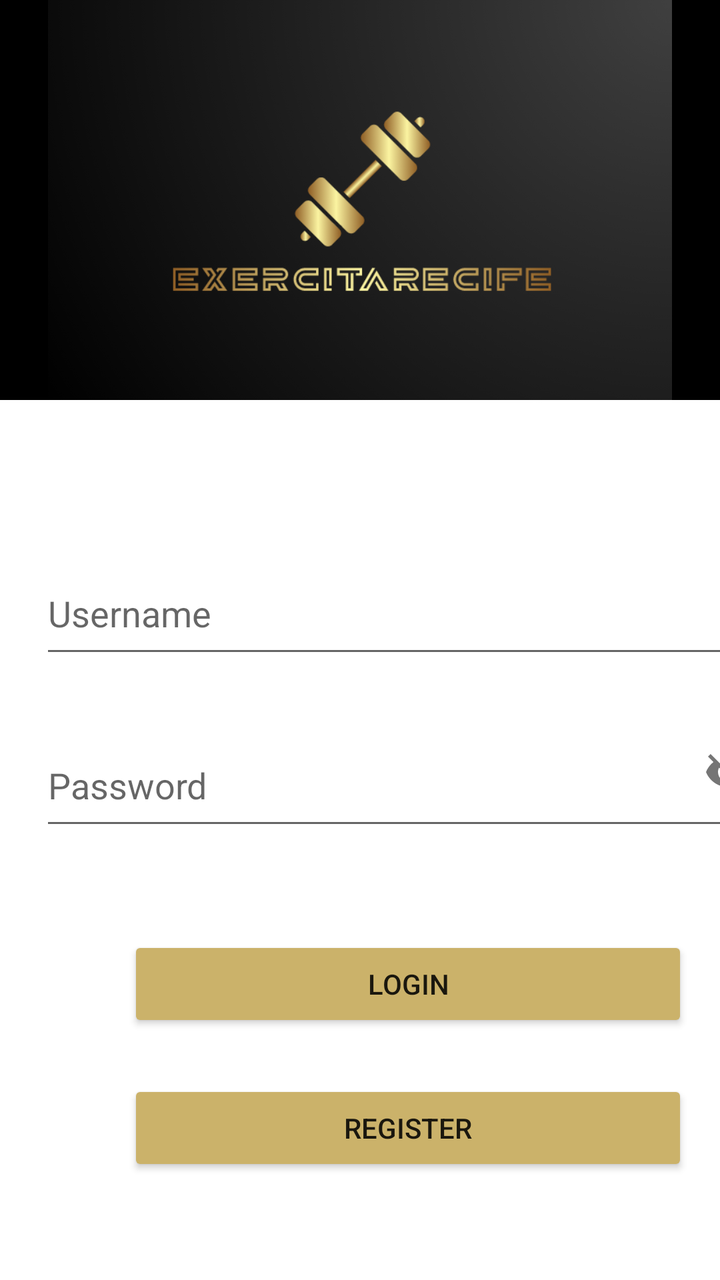
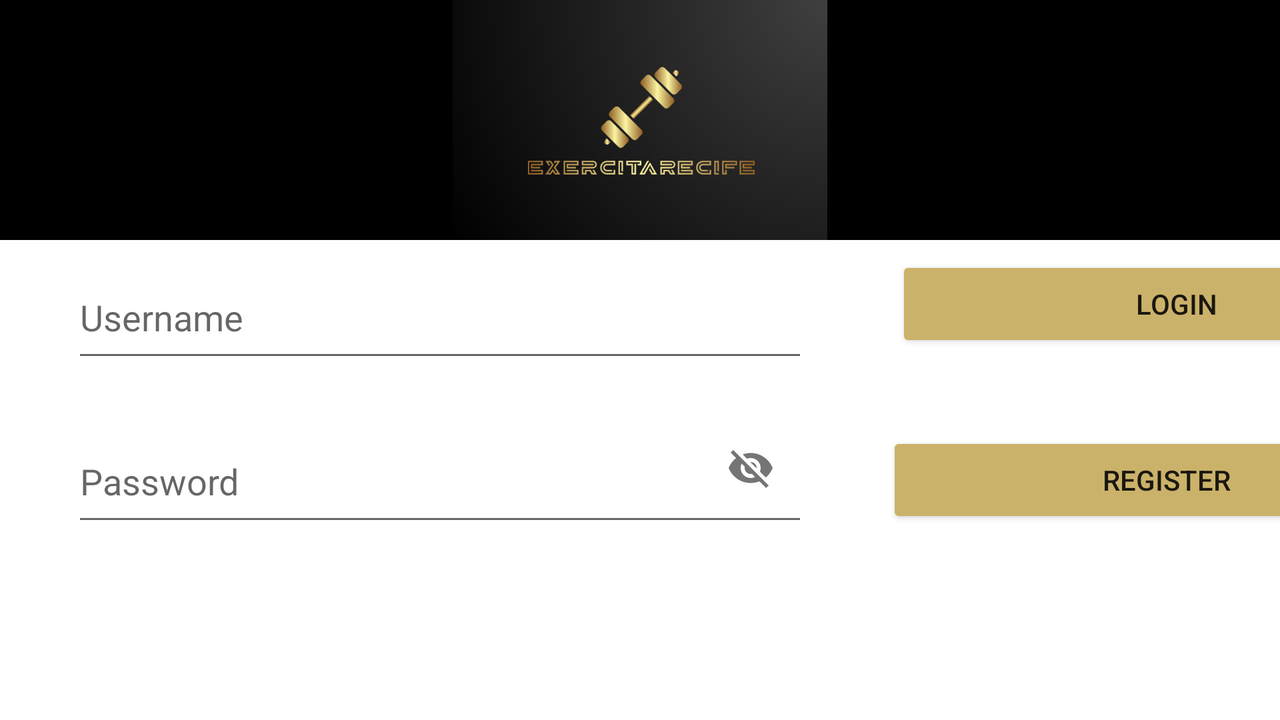

The same Android screen from two of the app's own layout files: first res/layout/ as a phone draws it, then the repository's variant for another configuration, drawn on a device whose configuration selects that folder. Both files follow.
<!-- AndroidManifest.xml: application theme Theme.ExercitaRecife -->
<!-- res/layout/activity_main.xml -->
<?xml version="1.0" encoding="utf-8"?>
<androidx.constraintlayout.widget.ConstraintLayout xmlns:android="http://schemas.android.com/apk/res/android"
    xmlns:app="http://schemas.android.com/apk/res-auto"
    xmlns:tools="http://schemas.android.com/tools"
    android:layout_width="match_parent"
    android:layout_height="match_parent"
    tools:context=".MainActivity">

    <View
        android:id="@+id/containerTop"
        android:layout_width="match_parent"
        android:layout_height="200dp"
        android:background="@color/black"
        app:layout_constraintTop_toTopOf="parent"
        app:layout_constraintEnd_toStartOf="parent"
        app:layout_constraintEnd_toEndOf="parent">
    </View>

    <ImageView
        android:layout_width="match_parent"
        android:layout_height="200dp"
        android:src="@drawable/telaexercitarecife"
        app:layout_constraintEnd_toEndOf="@id/containerTop"
        app:layout_constraintTop_toTopOf="@id/containerTop"
        app:layout_constraintStart_toStartOf="@id/containerTop"
        app:layout_constraintBottom_toBottomOf="@id/containerTop"/>

    <com.google.android.material.textfield.TextInputLayout
        android:id="@+id/layoutLogin"
        style="@style/Widget.MaterialComponents.TextInputLayout.OutlinedBox"
        android:layout_width="360dp"
        android:layout_height="58dp"
        android:layout_marginStart="20dp"
        android:layout_marginTop="76dp"
        android:layout_marginEnd="20dp"
        app:hintTextColor="@color/black"
        app:layout_constraintEnd_toEndOf="parent"
        app:layout_constraintHorizontal_bias="0.727"
        app:layout_constraintStart_toStartOf="parent"
        app:layout_constraintTop_toBottomOf="@id/containerTop">

    </com.google.android.material.textfield.TextInputLayout>

    <com.google.android.material.textfield.TextInputEditText
        android:id="@+id/nameLogin"
        android:layout_width="368dp"
        android:layout_height="58dp"
        android:layout_marginStart="20dp"
        android:layout_marginTop="276dp"
        android:ems="10"
        android:maxLines="1"
        android:textSize="18sp"
        android:inputType="textPersonName"
        android:hint="@string/hint_usuario"
        app:layout_constraintStart_toStartOf="parent"
        android:drawableEnd="@drawable/ic_username"
        app:layout_constraintTop_toTopOf="parent" />


    <com.google.android.material.textfield.TextInputLayout
        android:id="@+id/layoutSenha"
        android:layout_width="368dp"
        android:layout_height="56dp"
        android:layout_marginStart="20dp"
        android:layout_marginTop="28dp"
        android:layout_marginEnd="20dp"
        app:hintTextColor="@color/black"
        app:layout_constraintEnd_toEndOf="parent"
        app:layout_constraintHorizontal_bias="0.0"
        app:layout_constraintStart_toStartOf="parent"
        app:layout_constraintTop_toBottomOf="@id/nameLogin"
        app:passwordToggleEnabled="true"
        style="@style/Widget.MaterialComponents.TextInputLayout.OutlinedBox">

    </com.google.android.material.textfield.TextInputLayout>

    <com.google.android.material.textfield.TextInputEditText
        android:id="@+id/password"
        android:layout_width="368dp"
        android:layout_height="58dp"
        android:layout_marginStart="20dp"
        android:layout_marginTop="28dp"
        android:hint="@string/password_hint"
        android:inputType="textPassword"
        android:maxLines="1"
        app:layout_constraintStart_toStartOf="parent"
        app:layout_constraintTop_toBottomOf="@+id/nameLogin"/>

    <androidx.appcompat.widget.AppCompatButton
        android:id="@+id/buttonLogin"
        android:layout_width="280dp"
        android:layout_height="wrap_content"
        android:layout_marginStart="64dp"
        android:layout_marginTop="48dp"
        android:text="@string/Login"
        app:backgroundTint="@color/gold"
        app:layout_constraintStart_toStartOf="parent"
        app:layout_constraintTop_toBottomOf="@+id/password" />

    <androidx.appcompat.widget.AppCompatButton
        android:id="@+id/buttonRegister"
        android:layout_width="280dp"
        android:layout_height="wrap_content"
        android:layout_marginStart="64dp"
        android:layout_marginTop="24dp"
        android:text="@string/register"
        app:backgroundTint="@color/gold"
        app:layout_constraintStart_toStartOf="parent"
        android:onClick="registerUser"
        app:layout_constraintTop_toBottomOf="@+id/buttonLogin" />



</androidx.constraintlayout.widget.ConstraintLayout>
<!-- resources referenced by this layout -->
<resources>
  <color name="black">#FF000000</color>
  <color name="gold">#CBB26A</color>
  <!-- drawable telaexercitarecife: png bitmap (drawable, 86278 bytes) -->
  <string name="Login">Login</string>
  <string name="hint_usuario">Username</string>
  <string name="password_hint">Password</string>
  <string name="register">Register</string>
  <style name="Theme.ExercitaRecife" parent="Theme.MaterialComponents.DayNight.DarkActionBar">
          
          <item name="colorPrimary">@color/black</item>
          <item name="colorPrimaryVariant">@color/purple_700</item>
          <item name="colorOnPrimary">@color/white</item>
          
          <item name="colorSecondary">@color/teal_200</item>
          <item name="colorSecondaryVariant">@color/teal_700</item>
          <item name="colorOnSecondary">@color/black</item>
          
          <item name="android:statusBarColor">?attr/colorPrimaryVariant</item>
          
      </style>
  <color name="purple_700">#FF3700B3</color>
  <color name="white">#FFFFFFFF</color>
  <color name="teal_200">#FF03DAC5</color>
  <color name="teal_700">#FF018786</color>
</resources>
<!-- res/layout-land/activity_main.xml (the repository's variant of the layout above) -->
<!-- drawn on the phone turned sideways -->
<?xml version="1.0" encoding="utf-8"?>
<androidx.constraintlayout.widget.ConstraintLayout xmlns:android="http://schemas.android.com/apk/res/android"
    xmlns:app="http://schemas.android.com/apk/res-auto"
    xmlns:tools="http://schemas.android.com/tools"
    android:layout_width="match_parent"
    android:layout_height="match_parent"
    android:background="@color/white"
    tools:context=".MainActivity">

    <View
        android:id="@+id/containerTop"
        android:layout_width="match_parent"
        android:layout_height="120dp"
        android:background="@color/black"
        app:layout_constraintEnd_toEndOf="parent"
        app:layout_constraintEnd_toStartOf="parent"
        app:layout_constraintTop_toTopOf="parent"></View>

    <ImageView
        android:layout_width="match_parent"
        android:layout_height="120dp"
        android:src="@drawable/telaexercitarecife"
        app:layout_constraintBottom_toBottomOf="@id/containerTop"
        app:layout_constraintEnd_toEndOf="@id/containerTop"
        app:layout_constraintStart_toStartOf="@id/containerTop"
        app:layout_constraintTop_toTopOf="@id/containerTop" />


    <com.google.android.material.textfield.TextInputLayout
        android:id="@+id/layoutLogin"
        style="@style/Widget.MaterialComponents.TextInputLayout.OutlinedBox"
        android:layout_width="360dp"
        android:layout_height="58dp"
        android:layout_marginStart="20dp"
        android:layout_marginTop="8dp"
        android:layout_marginEnd="20dp"
        app:hintTextColor="@color/black"
        app:layout_constraintEnd_toEndOf="parent"
        app:layout_constraintHorizontal_bias="0.048"
        app:layout_constraintStart_toStartOf="parent"
        app:layout_constraintTop_toBottomOf="@id/containerTop">

    </com.google.android.material.textfield.TextInputLayout>

    <com.google.android.material.textfield.TextInputEditText
        android:id="@+id/nameLogin"
        android:layout_width="368dp"
        android:layout_height="58dp"
        android:layout_marginStart="36dp"
        android:layout_marginTop="128dp"
        android:drawableEnd="@drawable/ic_username"
        android:ems="10"
        android:hint="@string/hint_usuario"
        android:inputType="textPersonName"
        android:maxLines="1"
        android:textSize="18sp"
        app:layout_constraintStart_toStartOf="parent"
        app:layout_constraintTop_toTopOf="parent" />

    <com.google.android.material.textfield.TextInputLayout
        android:id="@+id/layoutSenha"
        style="@style/Widget.MaterialComponents.TextInputLayout.OutlinedBox"
        android:layout_width="368dp"
        android:layout_height="56dp"
        android:layout_marginStart="20dp"
        android:layout_marginTop="24dp"
        android:layout_marginEnd="20dp"
        app:hintTextColor="@color/black"
        app:layout_constraintEnd_toEndOf="parent"
        app:layout_constraintHorizontal_bias="0.049"
        app:layout_constraintStart_toStartOf="parent"
        app:layout_constraintTop_toBottomOf="@id/nameLogin"
        app:passwordToggleEnabled="true">

    </com.google.android.material.textfield.TextInputLayout>

    <com.google.android.material.textfield.TextInputEditText
        android:id="@+id/password"
        android:layout_width="368dp"
        android:layout_height="58dp"
        android:layout_marginStart="36dp"
        android:layout_marginTop="24dp"
        android:hint="@string/password_hint"
        android:inputType="numberPassword"
        android:maxLines="1"
        app:layout_constraintStart_toStartOf="parent"
        app:layout_constraintTop_toBottomOf="@+id/nameLogin" />

    <androidx.appcompat.widget.AppCompatButton
        android:id="@+id/buttonLogin"
        android:layout_width="280dp"
        android:layout_height="wrap_content"
        android:layout_marginStart="44dp"
        android:layout_marginTop="8dp"
        android:text="@string/Login"
        app:backgroundTint="@color/gold"
        app:layout_constraintStart_toEndOf="@+id/nameLogin"
        app:layout_constraintTop_toBottomOf="@+id/containerTop" />

    <androidx.appcompat.widget.AppCompatButton
        android:id="@+id/buttonRegister"
        android:layout_width="280dp"
        android:layout_height="wrap_content"
        android:layout_marginStart="44dp"
        android:layout_marginTop="40dp"
        android:onClick="registerUser"
        android:text="@string/register"
        app:backgroundTint="@color/gold"
        app:layout_constraintStart_toEndOf="@+id/layoutSenha"
        app:layout_constraintTop_toBottomOf="@+id/buttonLogin" />


</androidx.constraintlayout.widget.ConstraintLayout>
<!-- resources referenced by the variant -->
<!-- as the phone turned sideways resolves them -->
<resources>
  <color name="black">#FF000000</color>
  <color name="gold">#CBB26A</color>
  <color name="white">#FFFFFFFF</color>
  <!-- drawable telaexercitarecife: png bitmap (drawable, 86278 bytes) -->
  <string name="Login">Login</string>
  <string name="hint_usuario">Username</string>
  <string name="password_hint">Password</string>
  <string name="register">Register</string>
  <style name="Theme.ExercitaRecife" parent="Theme.MaterialComponents.DayNight.DarkActionBar">
          
          <item name="colorPrimary">@color/black</item>
          <item name="colorPrimaryVariant">@color/purple_700</item>
          <item name="colorOnPrimary">@color/white</item>
          
          <item name="colorSecondary">@color/teal_200</item>
          <item name="colorSecondaryVariant">@color/teal_700</item>
          <item name="colorOnSecondary">@color/black</item>
          
          <item name="android:statusBarColor">?attr/colorPrimaryVariant</item>
          
      </style>
  <color name="purple_700">#FF3700B3</color>
  <color name="teal_200">#FF03DAC5</color>
  <color name="teal_700">#FF018786</color>
</resources>
